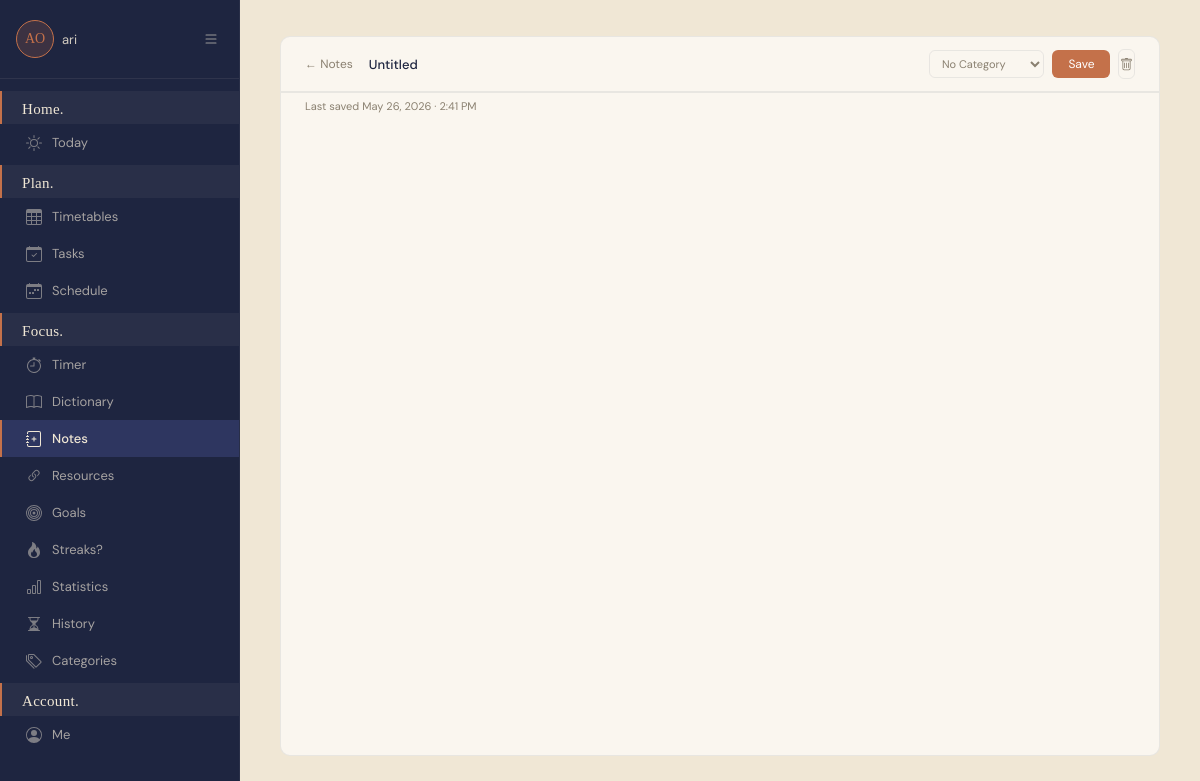
The app's page /notes/4/ (signed in), older data.
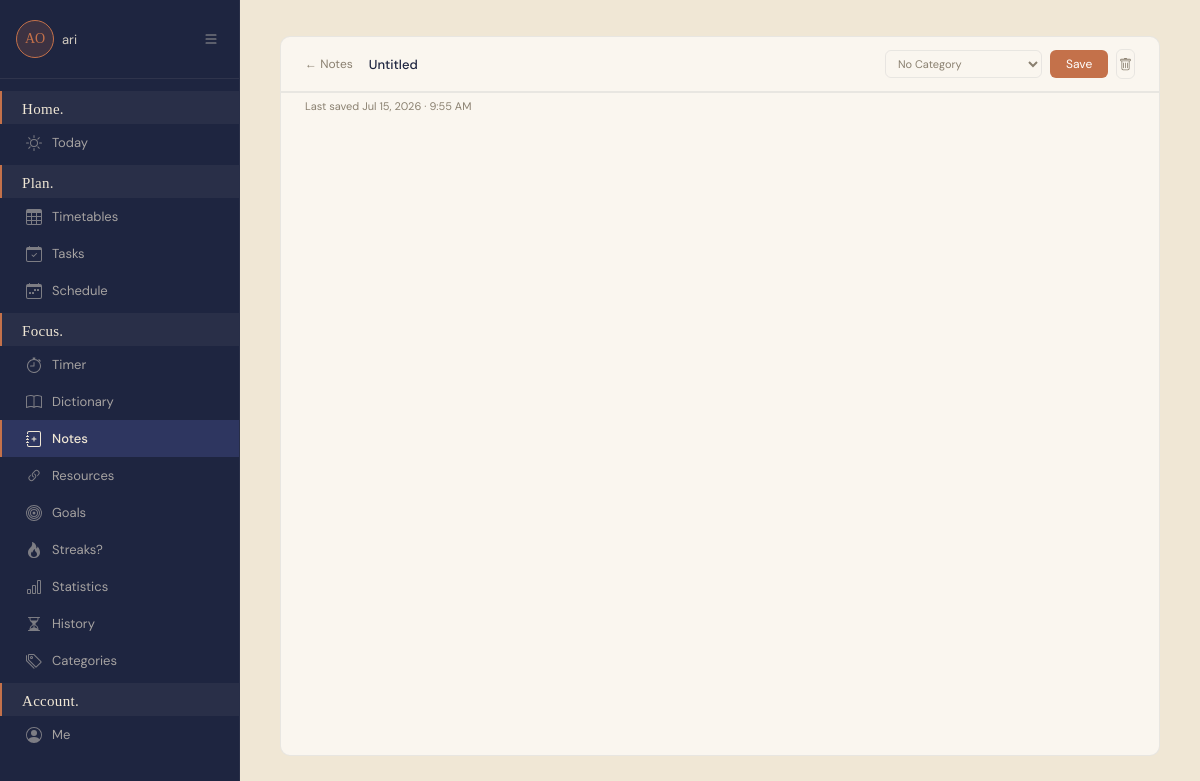
The same page, newer data.
### planner/models.py (models this page shows, shortened)
class Note(models.Model):
    user = models.ForeignKey(User, on_delete=models.CASCADE)
    title = models.CharField(max_length=200, default='Untitled')
    category = models.ForeignKey('StudyCategory', on_delete=models.SET_NULL, null=True, blank=True)
    content = models.TextField(blank=True, default='')
    created_at = models.DateTimeField(auto_now_add=True)
    updated_at = models.DateTimeField(auto_now=True)
    class Meta:
        ordering = ['-updated_at']

### planner/views/note_views.py (the view)
# urls.py: path('notes/<int:note_id>/', views.note_detail, name='note_detail'),
@login_required(login_url='planner:login')
def note_detail(request, note_id):
    note = get_object_or_404(Note, id=note_id, user=request.user)
    categories = StudyCategory.objects.filter(user=request.user)
    return render(request, 'note_editor.html', {'note': note, 'categories': categories})

### planner/templates/note_editor.html (shortened to what this page needs)
{% extends 'base.html' %}
{% block nav_notes %}active{% endblock %}
{% block head %}
<link href="https://cdn.jsdelivr.net/npm/quill@2.0.2/dist/quill.snow.css" rel="stylesheet">
{% endblock %}
{% block content %}
<div class="editor-wrap">
    <div class="editor-topbar">
        <a href="{% url 'planner:notes_home' %}" class="editor-back">← Notes</a>
        <input type="text" class="editor-title-input" id="note-title"
               value="{{ note.title }}" placeholder="Untitled">
        <div class="editor-topbar-right">
            <select class="editor-cat-select" id="note-category">
                <option value="">No Category</option>
            </select>
            <button class="editor-save-btn" id="save-btn" onclick="saveNote()">Save</button>
            <a href="{% url 'planner:delete_note' note.id %}" class="editor-delete-btn" title="Delete">
            </a>
        </div>
    </div>
    <div class="editor-status" id="status-bar">
        Last saved {{ note.updated_at|date:"M d, Y · g:i A" }}
    </div>
</div>
{% endblock %}

Row changes from the older to the newer data that the page shows:
changed Note "Untitled": updated_at "May 26, 2026 · 2:41 PM" → "Jul 15, 2026 · 9:55 AM"
